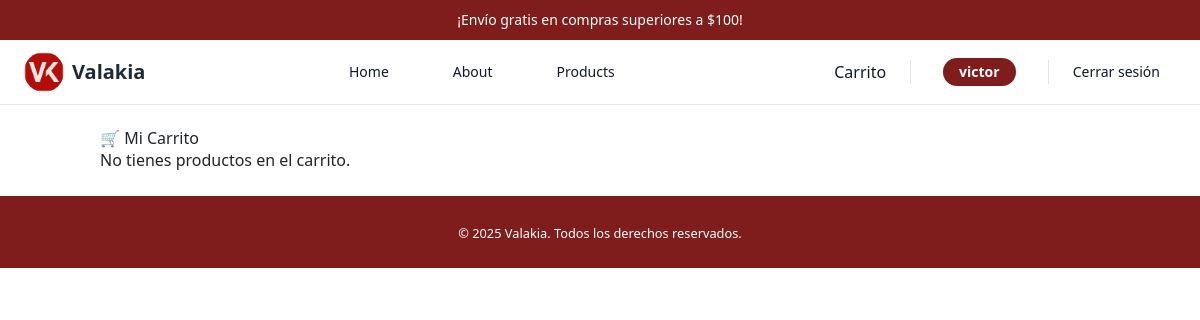
The app's page /cart/ (signed in), older data.
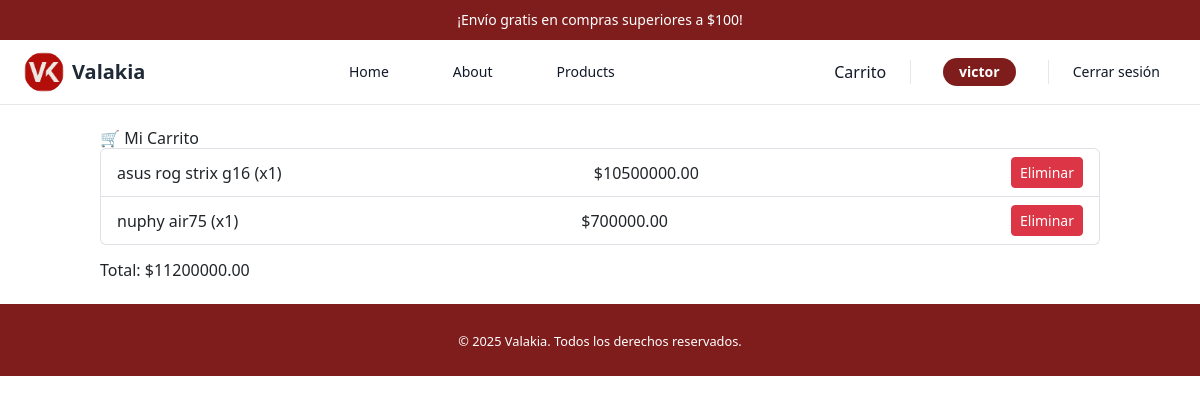
The same page, newer data.
### pages/models.py (models this page shows, shortened)
class CartItem(models.Model):
    cart = models.ForeignKey(Cart, on_delete=models.CASCADE)
    product = models.ForeignKey(Product, on_delete=models.CASCADE)
    quantity = models.PositiveIntegerField(default=1)
    def get_total(self):
        return self.product.price * self.quantity

class Product(models.Model):
    name = models.CharField(max_length=100)
    price = models.DecimalField(max_digits=10, decimal_places=2)
    image = models.ImageField(upload_to="products/", blank=True, null=True)
    descripcion = models.TextField(blank=True, verbose_name="Descripción")
    cantidad_vendidos = models.PositiveIntegerField(default=0, verbose_name="Cantidad vendidos")

### pages/views.py (the view)
# urls.py: path("cart/", cart_view, name="cart"),
def cart_view(request):
    cart, created = Cart.objects.get_or_create(user=request.user)
    items = cart.cartitem_set.all()
    total = sum(item.get_total() for item in items)  # 👈 calcular total
    return render(request, 'pages/cart.html', {
        'cart': cart,
        'cart_items': items,  # 👈 ahora el template recibe cart_items
        'total': total,       # 👈 y también total
    })

### pages/templates/pages/cart.html (shortened to what this page needs)
{% extends "pages/base.html" %}
{% block content %}
<h2>🛒 Mi Carrito</h2>
{% if cart_items %}
  <ul class="list-group">
    {% for item in cart_items %}
      <li class="list-group-item d-flex justify-content-between align-items-center">
        {{ item.product.name }} (x{{ item.quantity }})
        <span>${{ item.get_total }}</span>
        <a href="{% url 'remove_from_cart' item.product.id %}" class="btn btn-danger btn-sm">Eliminar</a>
      </li>
    {% endfor %}
  </ul>
  <h4 class="mt-3">Total: ${{ total }}</h4>
{% else %}
  <p>No tienes productos en el carrito.</p>
{% endif %}
{% endblock %}

### pages/templates/pages/base.html (shortened to what this page needs)
{% load static %}
<!doctype html>
<html lang="en">
<head>
 <script src="https://cdn.tailwindcss.com"></script>
 <link href="https://cdn.jsdelivr.net/npm/bootstrap@5.3.0-alpha1/dist/css/bootstrap.min.css" rel="stylesheet"
crossorigin="anonymous" />
 <link href="{% static 'pages/app.css' %}" rel="stylesheet" />
</head>
<body>
  <div class="bg-red-900">
    <p class="flex h-10 items-center justify-center px-4 text-sm font-medium text-white sm:px-6 lg:px-8">
      ¡Envío gratis en compras superiores a $100!
    </p>
  </div>
  <nav class="bg-white border-b border-gray-200">
    <div class="max-w-7xl mx-auto px-4 sm:px-6 lg:px-8">
      <div class="flex justify-between h-16 items-center">
        <div class="flex-shrink-0 flex items-center">
          <a href="{% url 'home' %}" class="flex items-center">
            <img class="h-10 w-10 rounded-full mr-2" src="{% static 'pages/img/valakia.jpeg' %}" alt="Logo Valakia">
            <span class="font-bold text-xl text-gray-800">Valakia</span>
          </a>
        </div>
        <div class="hidden lg:flex space-x-8">
          <a href="{% url 'home' %}" class="text-gray-900 hover:text-red-900 px-3 py-2 rounded-md text-sm font-medium {% if request.resolver_match.url_name == 'home' %}border-b-2 border-red-900{% endif %}">Home</a>
          <a href="{% url 'about' %}" class="text-gray-900 hover:text-red-900 px-3 py-2 rounded-md text-sm font-medium {% if request.resolver_match.url_name == 'about' %}border-b-2 border-red-900{% endif %}">About</a>
          <a href="{% url 'products' %}" class="text-gray-900 hover:text-red-900 px-3 py-2 rounded-md text-sm font-medium {% if request.resolver_match.url_name == 'products' %}border-b-2 border-red-900{% endif %}">Products</a>
        </div>
        <div class="hidden lg:flex items-center space-x-6">
          {% if user.is_authenticated %}
            <a href="{% url 'cart' %}" class="block px-3 py-2 rounded-md text-base font-medium text-gray-900 hover:text-red-900">Carrito</a>
            <span class="ml-2 px-3 py-1 rounded-full bg-red-900 text-white text-sm font-semibold">{{ user.username }}</span>
            <form action="{% url 'logout' %}" method="post" class="flex items-center ml-2">
              <button type="submit" class="text-gray-900 hover:text-red-600 px-3 py-2 rounded-md text-sm font-medium">Cerrar sesión</button>
            </form>
          {% endif %}
        </div>
      </div>
    </div>
  </nav>
  <main class="flex-1">
    <div class="container my-4">
      {% block content %}
      {% endblock %}
    </div>
  </main>
  {% block footer %}
  <footer class="bg-red-900 text-white py-4 mt-auto">
    <div class="container mx-auto text-center">
      <small>&copy; {{ year|default:"2025" }} Valakia. Todos los derechos reservados.</small>
    </div>
  </footer>
  {% endblock %}
</body>
</html>

### pages/static/pages/app.css (style rules this page uses)
nav { font-weight: 700; }

Row changes from the older to the newer data that the page shows:
added CartItem: product.name "asus rog strix g16", quantity "1", get_total "10500000.00"
added CartItem: product.name "nuphy air75", quantity "1", get_total "700000.00"
Text that changed along with them:
{{ total }}: (not shown) → "11200000.00"
text no longer shown: "No tienes productos en el carrito."
text now shown: "Total: $"
